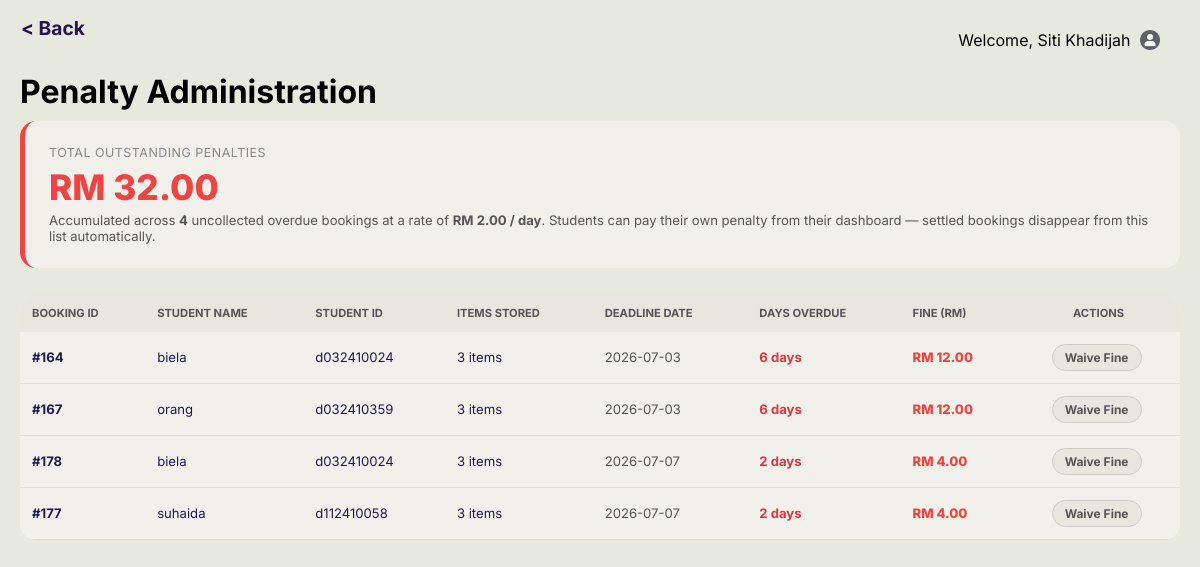
/staffpenalty.php (signed in), run on an earlier commit of the app's database.
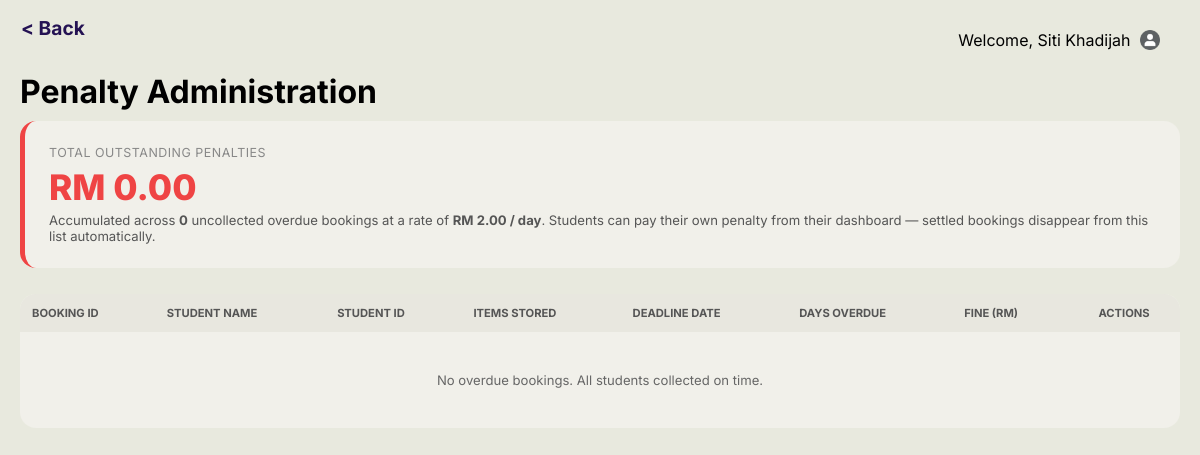
And on a later commit of the database.
### tables this page shows
CREATE TABLE `booking` (
  `Booking_ID` int(100) NOT NULL,
  `Booking_Date` date NOT NULL,
  `DropOff_Date` date NOT NULL,
  `Pickup_Date` date NOT NULL,
  `Booking_Status` char(100) NOT NULL,
  `Rejection_Reason` text DEFAULT NULL,
  `Rejection_Photo` varchar(255) DEFAULT NULL,
  `Booking_Priority` char(1) NOT NULL,
  `Staff_ID` int(100) NOT NULL,
  `Student_ID` varchar(10) NOT NULL,
  `Dropoff_Photo` varchar(255) DEFAULT NULL,
  `Dropoff_Status` varchar(20) DEFAULT NULL
);

CREATE TABLE `student` (
  `Student_ID` varchar(10) NOT NULL,
  `Student_Name` varchar(100) NOT NULL,
  `Student_Mail` varchar(30) NOT NULL,
  `Student_Password` varchar(100) NOT NULL,
  `Student_PhoneNo` char(15) NOT NULL,
  `Gender` char(1) NOT NULL,
  `Residential_ID` int(100) NOT NULL
);

### staffpenalty.php (the view, shortened to what the changed rows need)
<?php
$conn = new mysqli("localhost", "root", "", "utem_accommodation");
$conn->query("SET time_zone = '+08:00'");
$PENALTY_RATE = 2.00;
$overdueQuery = $conn->query("
    SELECT
        b.Booking_ID,
        b.Pickup_Date,
        b.DropOff_Date,
        s.Student_Name,
        s.Student_ID,
        GREATEST(1, CEIL(TIMESTAMPDIFF(SECOND, DATE_ADD(b.Pickup_Date, INTERVAL 11 HOUR), NOW()) / 86400)) AS DaysOverdue,
        COALESCE(SUM(i.Quantity), 0) AS TotalItems
    FROM booking b
    LEFT JOIN student s ON b.Student_ID = s.Student_ID
    LEFT JOIN item i    ON b.Booking_ID = i.Booking_ID
    WHERE LOWER(b.Booking_Status) = 'approved'
      AND DATE_ADD(b.Pickup_Date, INTERVAL 11 HOUR) < NOW()
    GROUP BY b.Booking_ID, b.Pickup_Date, b.DropOff_Date, s.Student_Name, s.Student_ID
    ORDER BY DaysOverdue DESC
");
$totalOverdueRecords = 0;
$grandTotalPenalties = 0.00;
$overdueList         = [];
while ($row = $overdueQuery->fetch_assoc()) {
    $days = max(0, (int)$row['DaysOverdue']);
    $fine = round($days * $PENALTY_RATE, 2);
    $row['Calculated_Fine'] = $fine;
    $overdueList[]          = $row;
    $totalOverdueRecords++;
    $grandTotalPenalties += $fine;
}
?>
<!DOCTYPE html>
<html lang="en">
<head>
    <link rel="stylesheet" href="status.css">
    <link rel="stylesheet" href="mobile.css">
</head>
<body>
<div id="wrapper">
    <div class="full-content-panel">
        <h1>Penalty Administration</h1>
        <div class="penalty-hero">
            <div class="hero-title">Total Outstanding Penalties</div>
            <div class="hero-value">RM <?php echo number_format($grandTotalPenalties, 2); ?></div>
            <div class="hero-sub">
                Accumulated across <strong><?php echo $totalOverdueRecords; ?></strong>
                uncollected overdue booking<?php echo $totalOverdueRecords !== 1 ? 's' : ''; ?>
                at a rate of <strong>RM <?php echo number_format($PENALTY_RATE, 2); ?> / day</strong>.
                Students can pay their own penalty from their dashboard — settled bookings disappear from this list automatically.
            </div>
        </div>
        <div style="overflow-x:auto;">
            <table class="report-table" style="width:100%; border-collapse:collapse; background:#f1f0ea; border-radius:16px; overflow:hidden; font-size:0.82rem;">
                <thead>
                    <tr style="background:#e8e7df; color:#555; font-size:0.7rem; text-transform:uppercase; text-align:left;">
                        <th style="padding:12px;">Booking ID</th>
                        <th style="padding:12px;">Student Name</th>
                        <th style="padding:12px;">Student ID</th>
                        <th style="padding:12px;">Items Stored</th>
                        <th style="padding:12px;">Deadline Date</th>
                        <th style="padding:12px;">Days Overdue</th>
                        <th style="padding:12px;">Fine (RM)</th>
                        <th style="padding:12px; text-align:center;">Actions</th>
                    </tr>
                </thead>
                <tbody>
                <?php if (!empty($overdueList)): ?>
                    <?php foreach ($overdueList as $item): ?>
                    <tr style="color:#1e1b4b; border-bottom:1px solid #dddcd6;">
                        <td style="padding:12px; font-weight:700;">#<?php echo $item['Booking_ID']; ?></td>
                        <td style="padding:12px;"><?php echo htmlspecialchars($item['Student_Name']); ?></td>
                        <td style="padding:12px;"><?php echo htmlspecialchars($item['Student_ID']); ?></td>
                        <td style="padding:12px;"><?php echo $item['TotalItems']; ?> item<?php echo $item['TotalItems'] != 1 ? 's' : ''; ?></td>
                        <td style="padding:12px; color:#555;"><?php echo htmlspecialchars($item['Pickup_Date']); ?></td>
                        <td style="padding:12px; font-weight:700; color:#dc3545;"><?php echo $item['DaysOverdue']; ?> day<?php echo $item['DaysOverdue'] != 1 ? 's' : ''; ?></td>
                        <td style="padding:12px; font-weight:800; color:#ef4444;">RM <?php echo number_format($item['Calculated_Fine'], 2); ?></td>
                        <td style="padding:12px; text-align:center;">
                            <form method="POST" style="display:inline-block; margin:0;">
                                <button type="submit" name="action_type" value="waive" class="action-btn btn-waive"
                                    onclick="return confirm('Waive penalty for Booking #<?php echo $item['Booking_ID']; ?>?')">
                                    Waive Fine
                                </button>
                            </form>
                        </td>
                    </tr>
                    <?php endforeach; ?>
                <?php else: ?>
                    <tr>
                        <td colspan="8" style="text-align:center; padding:40px; color:#666;">
                            No overdue bookings. All students collected on time.
                        </td>
                    </tr>
                <?php endif; ?>
                </tbody>
            </table>
        </div>
    </div>
</div>
</body>
</html>

What changed in the data, as far as the page shows it:
removed booking: Booking_ID "164", Student_ID.Student_Name "biela", Student_ID.Student_ID "d032410024", TotalItems "3", Pickup_Date "2026-07-03", DaysOverdue "6", Calculated_Fine "12.00"
removed booking: Booking_ID "167", Student_ID.Student_Name "orang", Student_ID.Student_ID "d032410359", TotalItems "3", Pickup_Date "2026-07-03", DaysOverdue "6", Calculated_Fine "12.00"
removed booking: Booking_ID "178", Student_ID.Student_Name "biela", Student_ID.Student_ID "d032410024", TotalItems "3", Pickup_Date "2026-07-07", DaysOverdue "2", Calculated_Fine "4.00"
removed booking: Booking_ID "177", Student_ID.Student_Name "suhaida", Student_ID.Student_ID "d112410058", TotalItems "3", Pickup_Date "2026-07-07", DaysOverdue "2", Calculated_Fine "4.00"
Also different on the page:
$grandTotalPenalties: "32.00" → "0.00"
$totalOverdueRecords: "4" → "0"
text now shown: "No overdue bookings. All students collected on time."
